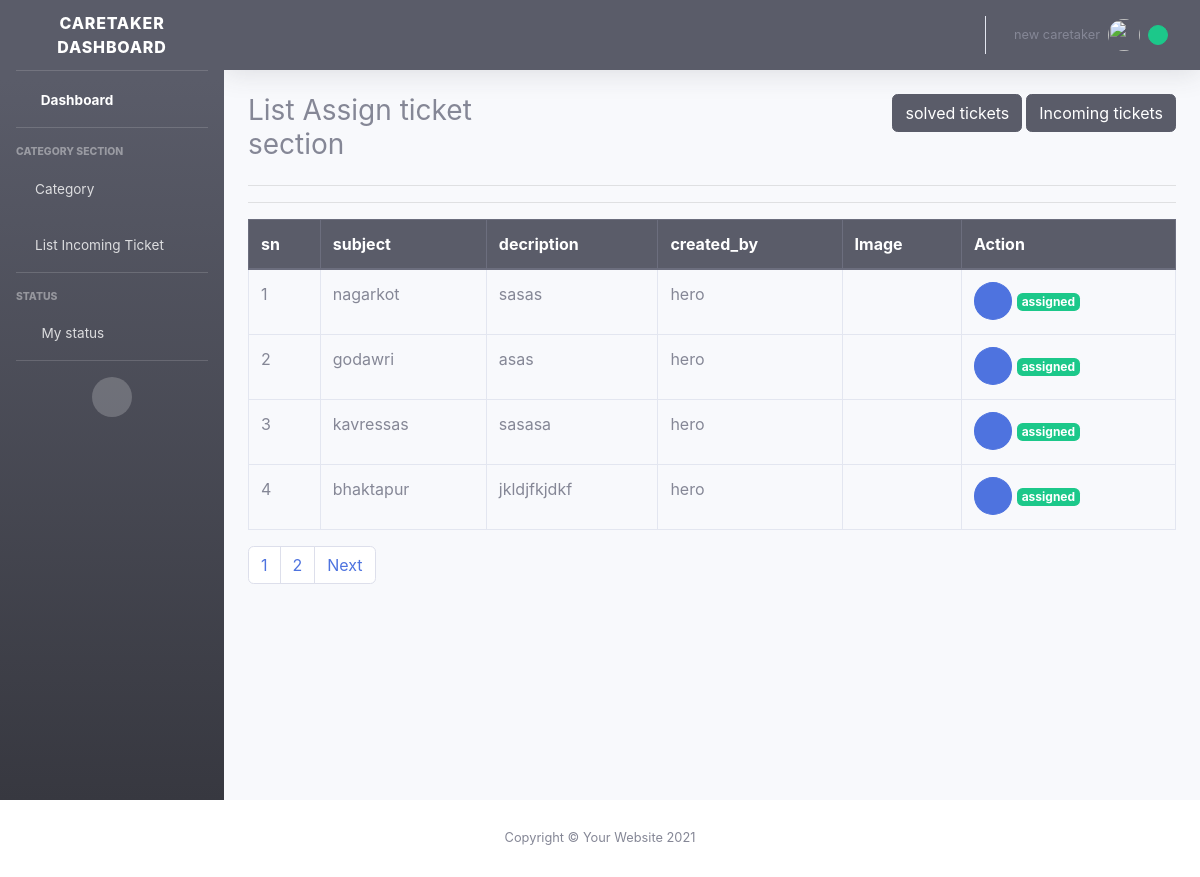
The app's page /user/caretaker/my-assign-list (signed in) with its own data.
### myUser/models.py (models this page shows, shortened)
class User(AbstractBaseUser):
    email = models.EmailField(unique=True,verbose_name='Email')
    name = models.CharField(max_length=20)
    address = models.CharField(max_length=30)
    phone_no = models.CharField(max_length=10)
    image = models.ImageField(upload_to='user/',null=True,blank=False)
    caretaker_status = models.CharField(max_length=9,choices=status,null=True,blank=True)
    is_customer = models.BooleanField(default=False)
    is_Caretaker = models.BooleanField(default=False)
    is_active = models.BooleanField(default=True)
    is_admin= models.BooleanField(default=False)
    created_at=models.DateTimeField(auto_now_add=True)
    updated_at=models.DateTimeField(auto_now=True)
    objects = UserManager()
    USERNAME_FIELD = 'email'
    REQUIRED_FIELDS  = ['name','address','phone_no']
    def __str__(self):
        return self.name

### Ticket/models.py (models this page shows, shortened)
class Ticket(models.Model):
    subject = models.CharField(max_length=30)
    description = models.TextField(max_length=50,blank=True,null=True)
    category  = models.ForeignKey(Category,models.CASCADE,null=True,blank=True)
    image = models.ImageField(upload_to='ticket/',null=True,blank=True)
    status = models.BooleanField(default=1)
    assignStatus = models.BooleanField(null=True,blank=True)
    created_by = models.ForeignKey(User, related_name= 'customerId' , on_delete=models.CASCADE, null=True, blank=True)
    created_at = models.DateTimeField(auto_now_add=True)
    updated_at = models.DateTimeField(auto_now=True)

### Ticket/views.py (the view)
# urls.py: path('caretaker/my-assign-list',views.assignList,name='assign_list'),
@login_required(login_url='caretakerlogin')
def assignList(request):
    assign_ticket_info = ticketAssign.objects.select_related('ticketId').filter(caretakerId= request.user.id)
    bag = []
    for s in assign_ticket_info:
        result = (s.ticketId.id)
        bag.append(result)
    assign_ticket = Ticket.objects.filter(id__in=bag, status=True).order_by('id')
    paginate = Paginator(assign_ticket,4)
    page_url = request.GET.get('page')
    try:
        ticket_info = paginate.page(page_url)
    except PageNotAnInteger:
        ticket_info = paginate.page(1)
    except EmptyPage:
        ticket_info = paginate.page(paginate.num_pages)
    data ={
        'assign':ticket_info,
        'range': paginate
    }
    return render(request,'caretaker/tickets/assign_ticket.html',data)

### templates/careTaker/tickets/assign_ticket.html (shortened to what this page needs)
<!DOCTYPE html>
{% extends '../../caretaker/includes/dashboardhome.html' %}
{% load static %}
{% block 'body' %}
<div class="container-fluid">
    <div class="row" id="dashboardcustomer">
        <div class="col-4">
            <h3 id="customerDashboard">List Assign ticket section</h3>
        </div>
        <div class="col-8">
            <a class="btn btn-dark top-button" href="{% url 'incoming_ticket'  %}">Incoming tickets</a>
            <a class="btn btn-dark top-button mr-1" href="{% url 'solve_ticket_list' %}">solved tickets</a>
        </div>
    </div>
    <hr>
    <hr>
    {% if assign %}
    <table class="table table-bordered table-hover ">
        <thead class="thead-dark">
        <tr>
            <th scope="col">sn</th>
            <th>subject</th>
            <th>decription</th>
            <th>created_by</th>
            <th>Image</th>
            <th>Action</th>
        </tr>
        </thead>
        <tbody>
        {% for t in assign %}
        <tr>
            <td>{{forloop.counter}}</td>
            <td>{{t.subject}}</td>
            {% autoescape off %}
            <td>{{t.description}}</td>
            {% endautoescape %}
            <td>{{t.created_by}}</td>
            {% if t.image %}
            <td>
                <img src="{{MEDIA_URL}}{{t.image.url}}" height="50" width="50" alt="">
            </td>
            {% else %}
            <td>
            </td>
            {% endif %}
            <td>
                <a href="{% url 'view_details' t.id %}" class="btn btn-primary rounded-circle"><i
                        class="fa fa-eye "
                        title="Details info"></i></a>
                <span class="badge badge-success">assigned</span>
            </td>
        </tr>
        {% endfor %}
        </tbody>
    </table>
      <nav aria-label="...">
                          <ul class="pagination">
                              {% for i in range.page_range %}
                               {% if i <= 3  %}
                            <li class="page-item"><a href="?page={{i}}" class="page-link" >{{i}}</a></li>
                              {% endif %}
                              {% endfor %}
                              {% if assign.has_next %}
                            <li class="page-item">
                              <a class="page-link" href="?page={{assign.next_page_number}}">Next</a>
                            </li>
                              {% endif %}
                          </ul>
                        </nav>
    {% else %}
    <h4>Sorry! you have not assign a ticket yet</h4>
    {% endif %}
</div>
{% endblock %}

### templates/careTaker/includes/topbar.html (shortened to what this page needs)
 {% load static %}
                <nav class="navbar navbar-expand navbar-light bg-dark topbar mb-4 static-top shadow">
                    <ul class="navbar-nav ml-auto">
                        <li class="nav-item dropdown no-arrow">
                            <a class="nav-link dropdown-toggle " href="#" id="userDropdown" role="button"
                                data-toggle="dropdown" aria-haspopup="true" aria-expanded="false">
                                <span class="mr-2 d-none d-lg-inline text-gray-600 small">{{user.name}}</span>
                                {% if user.image %}
                                <img class="img-profile rounded-circle mr-2"
                                    src="{{MEDIA_URL}}{{user.image.url}}">
                                {% else %}
                                 <img class="img-profile rounded-circle mr-2"
                                    src="{% static 'images/default_image.png' %}">
                                {% endif  %}
                                {% if request.user.caretaker_status == "available" %}
                                <span class="mr-1 d-none d-lg-inline text-gray-600 small"><button class="btn btn-sm btn-circle btn-success" title="active" style="border-radius:100px;height:20px; width:20px;"></button></span>
                                {% else %}
                                <span class="mr-2 d-none d-lg-inline text-gray-600 small"><button class="btn btn-sm btn-circle btn-danger" title="busy" style="border-radius:100px;height:20px; width:20px;"></button></span>
                                {%  endif %}
                            </a>
                        </li>
                    </ul>
                </nav>

### static/css/style.css (style rules this page uses)
.navbar { background-color:black; }
.top-button { float:right; }

### records on screen
User: name "new caretaker"
Ticket: subject "nagarkot", description "sasas", created_by "hero"
Ticket: subject "godawri", description "asas", created_by "hero"
Ticket: subject "kavressas", description "sasasa", created_by "hero"
Ticket: subject "bhaktapur", description "jkldjfkjdkf", created_by "hero"

### other values on screen
{{ i }} "1" "2"
